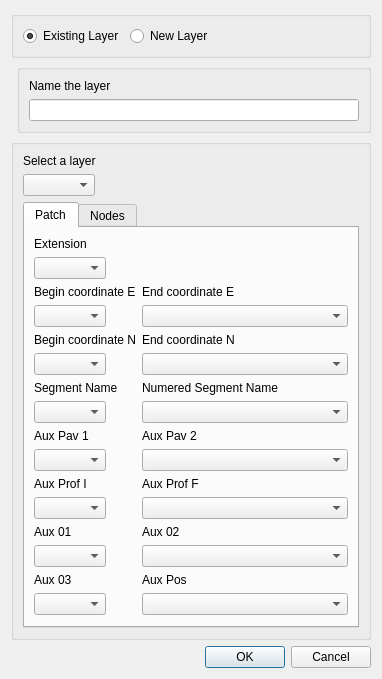
<?xml version="1.0" encoding="UTF-8"?>
<ui version="4.0">
 <class>AutomaticGeometricAttributesDialogBase</class>
 <widget class="QDialog" name="AutomaticGeometricAttributesDialogBase">
  <property name="geometry">
   <rect>
    <x>0</x>
    <y>0</y>
    <width>382</width>
    <height>649</height>
   </rect>
  </property>
  <property name="windowTitle">
   <string>saniHUB RedBasica</string>
  </property>
  <layout class="QFormLayout" name="formLayout_6">
   <item row="0" column="0" colspan="2">
    <widget class="QGroupBox" name="groupBox_2">
     <property name="title">
      <string/>
     </property>
     <layout class="QFormLayout" name="formLayout">
      <item row="0" column="0">
       <widget class="QRadioButton" name="rbExistingLayer">
        <property name="text">
         <string>Existing Layer</string>
        </property>
        <property name="checked">
         <bool>true</bool>
        </property>
       </widget>
      </item>
      <item row="0" column="1">
       <widget class="QRadioButton" name="rbNewLayer">
        <property name="text">
         <string>New Layer</string>
        </property>
       </widget>
      </item>
     </layout>
    </widget>
   </item>
   <item row="1" column="1">
    <widget class="QGroupBox" name="grpNewLayer">
     <property name="title">
      <string/>
     </property>
     <layout class="QFormLayout" name="formLayout_3">
      <item row="0" column="0">
       <widget class="QLabel" name="label_7">
        <property name="text">
         <string>Name the layer</string>
        </property>
       </widget>
      </item>
      <item row="1" column="0" colspan="2">
       <widget class="QLineEdit" name="txtLayerName"/>
      </item>
     </layout>
    </widget>
   </item>
   <item row="2" column="0" colspan="2">
    <widget class="QGroupBox" name="grpExistingLayer">
     <property name="title">
      <string/>
     </property>
     <layout class="QFormLayout" name="formLayout_2">
      <item row="0" column="0">
       <widget class="QLabel" name="label">
        <property name="text">
         <string>Select a layer</string>
        </property>
       </widget>
      </item>
      <item row="1" column="0">
       <widget class="QComboBox" name="cboLayers"/>
      </item>
      <item row="2" column="0" colspan="2">
       <widget class="QTabWidget" name="tabWidget">
        <property name="currentIndex">
         <number>0</number>
        </property>
        <widget class="QWidget" name="tab">
         <attribute name="title">
          <string>Patch</string>
         </attribute>
         <layout class="QFormLayout" name="formLayout_5">
          <item row="0" column="0">
           <widget class="QLabel" name="label_2">
            <property name="text">
             <string>Extension</string>
            </property>
           </widget>
          </item>
          <item row="1" column="0">
           <widget class="QComboBox" name="cboExtension"/>
          </item>
          <item row="2" column="0">
           <widget class="QLabel" name="label_4">
            <property name="text">
             <string>Begin coordinate E</string>
            </property>
           </widget>
          </item>
          <item row="2" column="1">
           <widget class="QLabel" name="label_6">
            <property name="text">
             <string>End coordinate E</string>
            </property>
           </widget>
          </item>
          <item row="3" column="0">
           <widget class="QComboBox" name="cboBeginCoordE"/>
          </item>
          <item row="5" column="0">
           <widget class="QLabel" name="label_3">
            <property name="text">
             <string>Begin coordinate N</string>
            </property>
           </widget>
          </item>
          <item row="5" column="1">
           <widget class="QLabel" name="label_5">
            <property name="text">
             <string>End coordinate N</string>
            </property>
           </widget>
          </item>
          <item row="6" column="0">
           <widget class="QComboBox" name="cboBeginCoordN"/>
          </item>
          <item row="6" column="1">
           <widget class="QComboBox" name="cboEndCoordN"/>
          </item>
          <item row="7" column="0">
           <widget class="QLabel" name="label_19">
            <property name="text">
             <string>Segment Name</string>
            </property>
           </widget>
          </item>
          <item row="7" column="1">
           <widget class="QLabel" name="label_18">
            <property name="text">
             <string>Numered Segment Name</string>
            </property>
           </widget>
          </item>
          <item row="8" column="0">
           <widget class="QComboBox" name="cboSegName"/>
          </item>
          <item row="8" column="1">
           <widget class="QComboBox" name="cboSegNameC"/>
          </item>
          <item row="9" column="0">
           <widget class="QLabel" name="label_24">
            <property name="text">
             <string>Aux Pav 1</string>
            </property>
           </widget>
          </item>
          <item row="9" column="1">
           <widget class="QLabel" name="label_23">
            <property name="text">
             <string>Aux Pav 2</string>
            </property>
           </widget>
          </item>
          <item row="10" column="0">
           <widget class="QComboBox" name="cboAuxPav1"/>
          </item>
          <item row="10" column="1">
           <widget class="QComboBox" name="cboAuxPav2"/>
          </item>
          <item row="11" column="0">
           <widget class="QLabel" name="label_25">
            <property name="text">
             <string>Aux Prof I</string>
            </property>
           </widget>
          </item>
          <item row="11" column="1">
           <widget class="QLabel" name="label_26">
            <property name="text">
             <string>Aux Prof F</string>
            </property>
           </widget>
          </item>
          <item row="12" column="0">
           <widget class="QComboBox" name="cboAuxProf1"/>
          </item>
          <item row="12" column="1">
           <widget class="QComboBox" name="cboAuxProf2"/>
          </item>
          <item row="13" column="0">
           <widget class="QLabel" name="label_27">
            <property name="text">
             <string>Aux 01</string>
            </property>
           </widget>
          </item>
          <item row="13" column="1">
           <widget class="QLabel" name="label_28">
            <property name="text">
             <string>Aux 02</string>
            </property>
           </widget>
          </item>
          <item row="14" column="0">
           <widget class="QComboBox" name="cboAux1"/>
          </item>
          <item row="14" column="1">
           <widget class="QComboBox" name="cboAux2"/>
          </item>
          <item row="15" column="0">
           <widget class="QLabel" name="label_29">
            <property name="text">
             <string>Aux 03</string>
            </property>
           </widget>
          </item>
          <item row="15" column="1">
           <widget class="QLabel" name="label_30">
            <property name="text">
             <string>Aux Pos</string>
            </property>
           </widget>
          </item>
          <item row="16" column="0">
           <widget class="QComboBox" name="cboAux3"/>
          </item>
          <item row="16" column="1">
           <widget class="QComboBox" name="cboAuxPos"/>
          </item>
          <item row="3" column="1">
           <widget class="QComboBox" name="cboEndCoordE"/>
          </item>
         </layout>
        </widget>
        <widget class="QWidget" name="tab_2">
         <attribute name="title">
          <string>Nodes</string>
         </attribute>
         <layout class="QFormLayout" name="formLayout_4">
          <item row="0" column="0">
           <widget class="QLabel" name="label_8">
            <property name="text">
             <string>Name the layer</string>
            </property>
           </widget>
          </item>
          <item row="1" column="0" colspan="2">
           <widget class="QLineEdit" name="txtLayerNodeName"/>
          </item>
          <item row="2" column="0">
           <widget class="QLabel" name="label_22">
            <property name="text">
             <string>QE</string>
            </property>
           </widget>
          </item>
          <item row="2" column="1">
           <widget class="QLabel" name="cboCota">
            <property name="text">
             <string>Cota</string>
            </property>
           </widget>
          </item>
          <item row="3" column="0">
           <widget class="QLineEdit" name="txtQE"/>
          </item>
          <item row="3" column="1">
           <widget class="QLineEdit" name="txtCota"/>
          </item>
         </layout>
        </widget>
       </widget>
      </item>
     </layout>
    </widget>
   </item>
   <item row="3" column="0" colspan="2">
    <widget class="QDialogButtonBox" name="buttonBox">
     <property name="standardButtons">
      <set>QDialogButtonBox::Cancel|QDialogButtonBox::Ok</set>
     </property>
    </widget>
   </item>
  </layout>
 </widget>
 <resources/>
 <connections/>
</ui>
